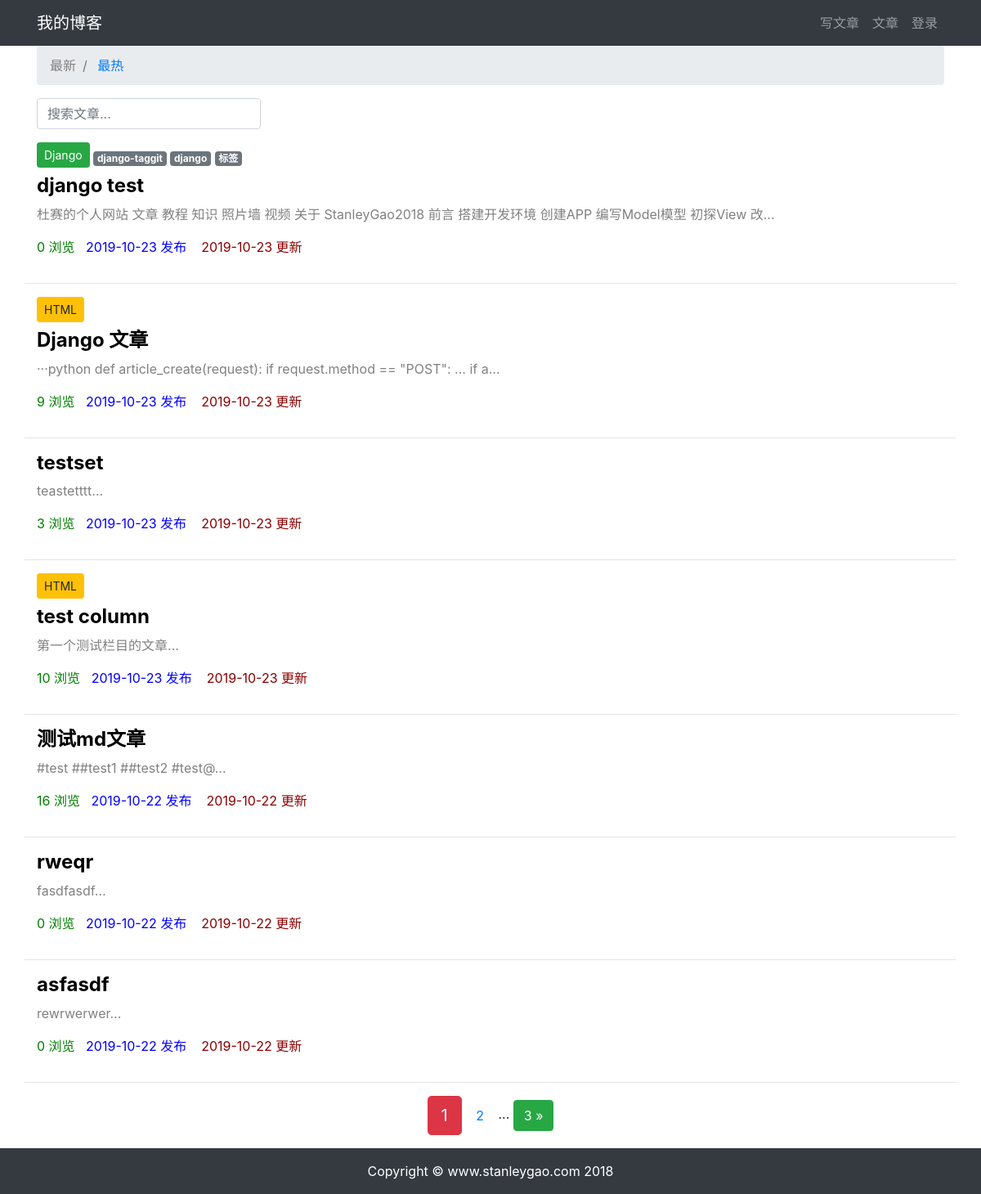
Page /article/article-list/ on the earlier database version.
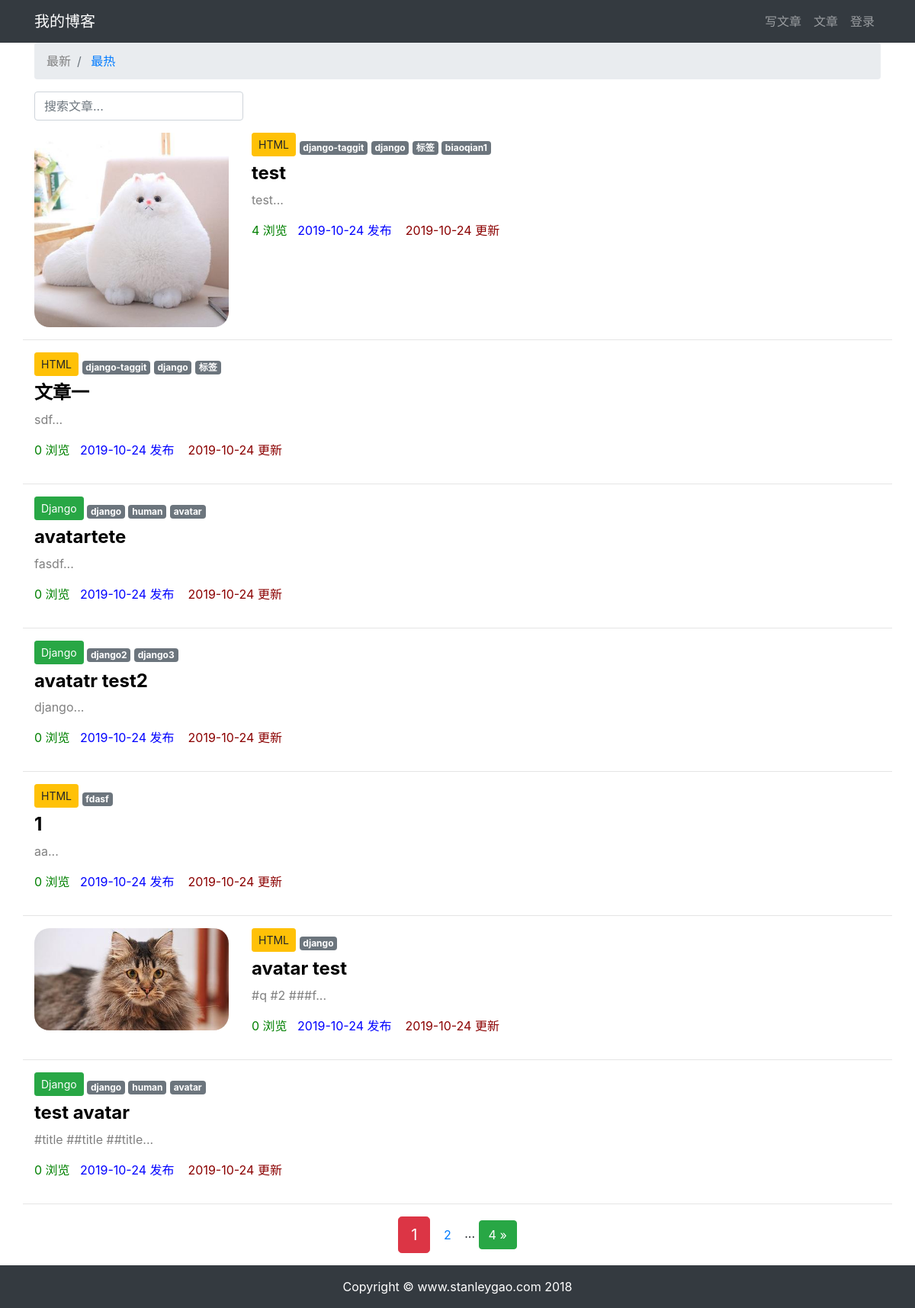
Same page on the later database version.
### article/models.py (models this page shows, shortened)
class ArticlePost(models.Model):
    author = models.ForeignKey(User, on_delete=models.CASCADE)
    """文章标题
    models.CharFied 字符串字段，用于保存较短的字符串
    """
    title = models.CharField(max_length=100)
    """
    文章正文 保存大量文本
    """
    body = models.TextField()
    """文章创建时间
    default=timezone.now 指定创建文章是的时间
    """
    created = models.DateTimeField(default=timezone.now)
    """文章更新时间
    auto_now = true 指定每次数据更新时的时间
    """
    update = models.DateTimeField(auto_now=True)
    tags = TaggableManager(blank=True)
    avatar = models.ImageField(upload_to='article/%Y%m%d/', blank=True)
    total_views = models.PositiveIntegerField(default=0)
    column = models.ForeignKey(ArticleColumn, null=True, blank=True, on_delete=models.CASCADE, related_name='article')
    """
    内部类 class meta 用于给 model 定义元数据
    """
    class Meta:
        ordering = ('-created',)
    """
    函数 __str__ 定义当调用对象的str() 方法时 返回值
    """
    def __str__(self):
        return self.title

class ArticleColumn(models.Model):
    title = models.CharField(max_length=100, blank=True)
    created = models.DateTimeField(default=timezone.now)
    def __str__(self):
        return self.title

### taggit/models.py (models this page shows, shortened)
class TagBase(models.Model):
    name = models.CharField(verbose_name=_("Name"), unique=True, max_length=100)
    slug = models.SlugField(verbose_name=_("Slug"), unique=True, max_length=100)
    def __str__(self):
        return self.name
    class Meta:
        abstract = True

class Tag(TagBase):
    class Meta:
        verbose_name = _("Tag")
        verbose_name_plural = _("Tags")
        app_label = "taggit"

### article/views.py (the view)
# urls.py: path('article-list/', views.article_list, name='article_list'),
def article_list(request):
    search = request.GET.get('search')
    order = request.GET.get('order')
    column = request.GET.get('column')
    tag = request.GET.get('tag')
    article_list = ArticlePost.objects.all()
    if search:
        article_list = article_list.filter(
            Q(title__icontains=search)|
            Q(body__icontains=search)
        )
    else :
        search = ''
    if column is not None and column.isdigit():
        article_list = article_list.filter(column=column)
    if tag and tag != 'None':
        article_list = article_list.filter(tags__name__in=[tag])
    if order == 'total_views':
        article_list = article_list.order_by('-total_views')
    paginator = Paginator(article_list, 7)
    page = request.GET.get('page')
    articles = paginator.get_page(page)
    context = { 'articles': articles, 'order': order, 'search': search, 'column': column, 'tag': tag }
    return render(request, 'article/list.html', context)

### taggit/managers.py (called while the page is built)
    def get_queryset(self, extra_filters=None):
        try:
            return self.instance._prefetched_objects_cache[self.prefetch_cache_name]
        except (AttributeError, KeyError):
            kwargs = extra_filters if extra_filters else {}
            return self.through.tags_for(self.model, self.instance, **kwargs)

    def __get__(self, instance, model):
        if instance is not None and instance.pk is None:
            raise ValueError(
                "%s objects need to have a primary key value "
                "before you can access their tags." % model.__name__
            )
        manager = self.manager(
            through=self.through,
            model=model,
            instance=instance,
            prefetch_cache_name=self.name,
        )
        return manager

### taggit/models.py (called while the page is built)
    @classmethod
    def tag_model(cls):
        field = cls._meta.get_field("tag")
        return field.remote_field.model

    @classmethod
    def tag_relname(cls):
        field = cls._meta.get_field("tag")
        return field.remote_field.related_name

### templates/article/list.html (shortened to what the changed rows need)
{% extends "base.html" %}
{% load staticfiles %}
{% block content %}
<div class="container">
    <div class="row mt-2">
        {% for article in articles %}
                {% if article.avatar %}
                    <div class="col-3">
                        <img src="{{ article.avatar.url }}" alt="avatar" style="max-width: 100%; border-radius:20px;">
                    </div>
                {% endif %}
                <div class="col">
                    {% if article.column %}
                        <button type="button" class="btn btn-sm mb-2
                                {% if article.column.title == 'Django' %}
                                btn-success
                                {% elif article.column.title == 'Java' %}
                                    btn-danger
                                {% elif article.column.title == 'HTML' %}
                                    btn-warning
                                {% endif %}
                            "
                        >
                            {{ article.column }}
                        </button>
                    {% endif %}
                    <span>
                        {% for tag in article.tags.all %}
                            <a href="{% url 'article:article_list' %}?tag={{ tag }}" class="badge badge-secondary">
                                {{ tag }}
                            </a>
                        {% endfor %}
                    </span>
                    <h4>
                        <b>
                            <a href="{% url 'article:article_detail' article.id %}" style="color: black;">
                                {{ article.title }}
                            </a>
                        </b>
                    </h4>
                    <div>
                        <p style="color:grey;">
                            {{ article.body|slice:'100' }}...
                        </p>
                    </div>
                    <p>
                        <span style="color: green;">
                            {{ article.total_views }} 浏览&nbsp;&nbsp;
                        </span>
                        <span style="color: blue;">
                            {{ article.created|date:'Y-m-d' }} 发布&nbsp;&nbsp;&nbsp;
                        </span>
                        <span style="color: darkred;">
                            {{ article.update|date:'Y-m-d' }} 更新
                        </span>
                    </p>
                </div>
                <hr style="width: 100%;">
        {% endfor %}
    </div>
    <div class="pagination row">
        <div class="m-auto">
            <span class="step-links">
                <span class="current btn btn-danger btn-lg">
                    {{ articles.number }}
                </span>
                {% if articles.has_next %}
                    <a href="?page={{ articles.next_page_number }}&order={{ order }}&search={{ search }}&tag={{ tag }}" class="btn btn_secondary">
                        {{ articles.next_page_number }}
                    </a>
                    <span>...</span>
                    <a href="?page={{ articles.paginator.num_pages }}&order={{ order }}&search={{ search }}&tag={{ tag }}" class="btn btn-success">
                        {{ articles.paginator.num_pages }} &raquo;
                    </a>
                {% endif %}
            </span>
        </div>
    </div>
</div>
{% endblock content %}

Differences in the rows shown:
no longer on this page (row unchanged): ArticlePost: column "Django", title "django test", body "杜赛的个人网站 文章 教程 知识 照片墙 视频 关于 StanleyGao2018 前言 搭建开发环境 创建APP 编写Model模型 初探View 改", total_views "0", created "2019-10-23", update "2019-10-23", Tag (name "django-taggit"), Tag (name "django"), Tag (name "标签")
no longer on this page (row unchanged): ArticlePost: column "HTML", title "Django 文章", body "···python def article_create(request): if request.method == \"POST\": ... if a", total_views "9", created "2019-10-23", update "2019-10-23"
no longer on this page (row unchanged): ArticlePost: title "testset", body "teastetttt", total_views "3", created "2019-10-23", update "2019-10-23"
no longer on this page (row unchanged): ArticlePost: column "HTML", title "test column", body "第一个测试栏目的文章", total_views "10", created "2019-10-23", update "2019-10-23"
no longer on this page (row unchanged): ArticlePost: title "测试md文章", body "#test ##test1 ##test2 #test@", total_views "16", created "2019-10-22", update "2019-10-22"
no longer on this page (row unchanged): ArticlePost: title "rweqr", body "fasdfasdf", total_views "0", created "2019-10-22", update "2019-10-22"
no longer on this page (row unchanged): ArticlePost: title "asfasdf", body "rewrwerwer", total_views "0", created "2019-10-22", update "2019-10-22"
added ArticlePost: avatar (picture), column "HTML", title "test", body "test", total_views "4", created "2019-10-24", update "2019-10-24", Tag (name "django-taggit"), Tag (name "django"), Tag (name "标签")
added Tag: name "biaoqian1", shown under "HTML"
added ArticlePost: column "HTML", title "文章一", body "sdf", total_views "0", created "2019-10-24", update "2019-10-24", Tag (name "django-taggit"), Tag (name "django"), Tag (name "标签")
added ArticlePost: column "Django", title "avatartete", body "fasdf", total_views "0", created "2019-10-24", update "2019-10-24", Tag (name "django")
added Tag: name "human"
added Tag: name "avatar"
added ArticlePost: column "Django", title "avatatr test2", body "django", total_views "0", created "2019-10-24", update "2019-10-24"
added Tag: name "django2", shown under "Django"
added Tag: name "django3", shown under "Django"
added ArticlePost: column "HTML", title "1", body "aa", total_views "0", created "2019-10-24", update "2019-10-24"
added Tag: name "fdasf", shown under "HTML"
added ArticlePost: avatar (picture), column "HTML", title "avatar test", body "#q #2 ###f", total_views "0", created "2019-10-24", update "2019-10-24", Tag (name "django")
added ArticlePost: column "Django", title "test avatar", body "#title ##title ##title", total_views "0", created "2019-10-24", update "2019-10-24", Tag (name "django")
Other differences:
{{ articles.paginator.num_pages }}: "3" → "4"
